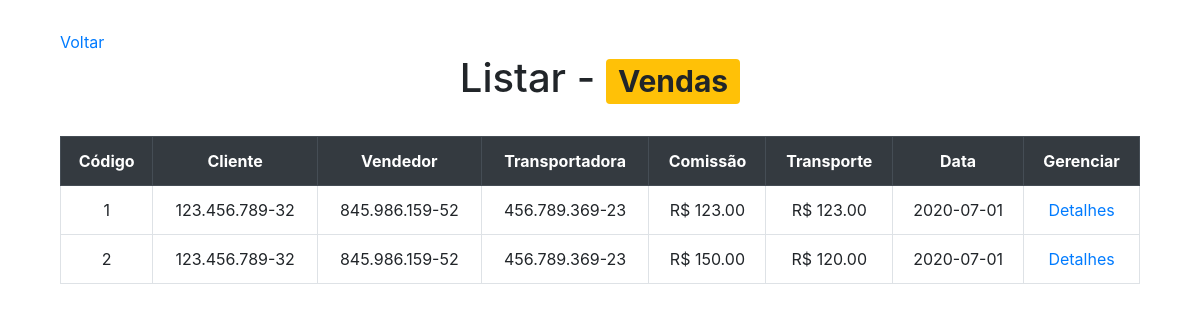
Page /ProjetoPHP/Administrador/Vendas/listar.php on the committed database.
### tables this page shows
CREATE TABLE `compra` (
  `numero_compra` int(11) NOT NULL,
  `data` date DEFAULT NULL,
  `valor_comissao` decimal(10,2) DEFAULT NULL,
  `valor_transporte` decimal(10,2) DEFAULT NULL,
  `cpf_cnpj_vend` varchar(18) DEFAULT NULL,
  `cpf_cnpj_transp` varchar(18) DEFAULT NULL,
  `cpf_cnpj_cli` varchar(18) DEFAULT NULL
);

### ProjetoPHP/Administrador/Vendas/listar.php (the view, shortened to what this page needs)
<!DOCTYPE html>
<html>
    <head>
        <link rel="stylesheet" href="https://stackpath.bootstrapcdn.com/bootstrap/4.5.0/css/bootstrap.min.css">
        <link rel="stylesheet" href="../../Css/style.css">
    </head>
    <body>
        <div class="container">
            <a href="../indexAdm.html">Voltar</a>
            <h1>Listar - <span class="badge badge-warning">Vendas</span></h1> <br>
            <table class="table table-hover table-bordered">
                <tr class="thead-dark">
                    <th>Código</th>
                    <th>Cliente</th>
                    <th>Vendedor</th>
                    <th>Transportadora</th>
                    <th>Comissão</th>
                    <th>Transporte</th>
                    <th>Data</th>
                    <th>Gerenciar</th>
                </tr>
                <?php
                    $conexao = conectar();
                    $sql = "Select * from compra order by numero_compra";
                    $resultado = $conexao -> query($sql);
                    foreach($resultado as $venda){
                        echo "<tr>";
                            echo "<td>" . $venda["numero_compra"] . "</td>";
                            echo "<td>" . $venda["cpf_cnpj_cli"] . "</td>";
                            echo "<td>" . $venda["cpf_cnpj_vend"] . "</td>";
                            echo "<td>" . $venda["cpf_cnpj_transp"] . "</td>";
                            echo "<td> R$ " . $venda["valor_comissao"] . "</td>";
                            echo "<td> R$ " . $venda["valor_transporte"] . "</td>";
                            echo "<td>" . $venda["data"] . "</td>";
                            echo "<td>" . "<a href='detalheCompra.php?numero_compra=" . $venda["numero_compra"] . "'>Detalhes</a>" . "</td>";
                        echo "</tr>";
                    }
                ?>
            </table>
        </div>
    </body>
</html>

### ProjetoPHP/Css/style.css (style rules this page uses)
.container { padding: 2.5%; }
h1, tr, h3 { text-align: center; }

### rows in the picture
compra: numero_compra "1", cpf_cnpj_cli "123.456.789-32", cpf_cnpj_vend "845.986.159-52", cpf_cnpj_transp "456.789.369-23", valor_comissao "123.00", valor_transporte "123.00", data "2020-07-01"
compra: numero_compra "2", cpf_cnpj_cli "123.456.789-32", cpf_cnpj_vend "845.986.159-52", cpf_cnpj_transp "456.789.369-23", valor_comissao "150.00", valor_transporte "120.00", data "2020-07-01"
